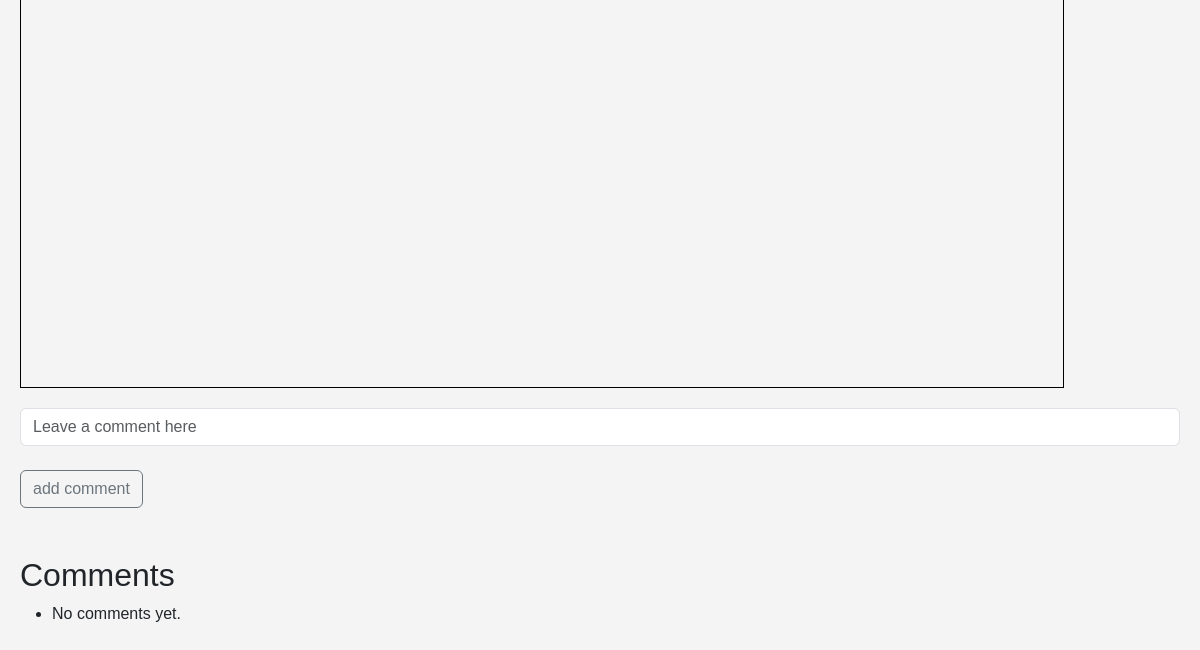
/course/BDA2 (signed in, lower part), run on an earlier commit of the app's database.
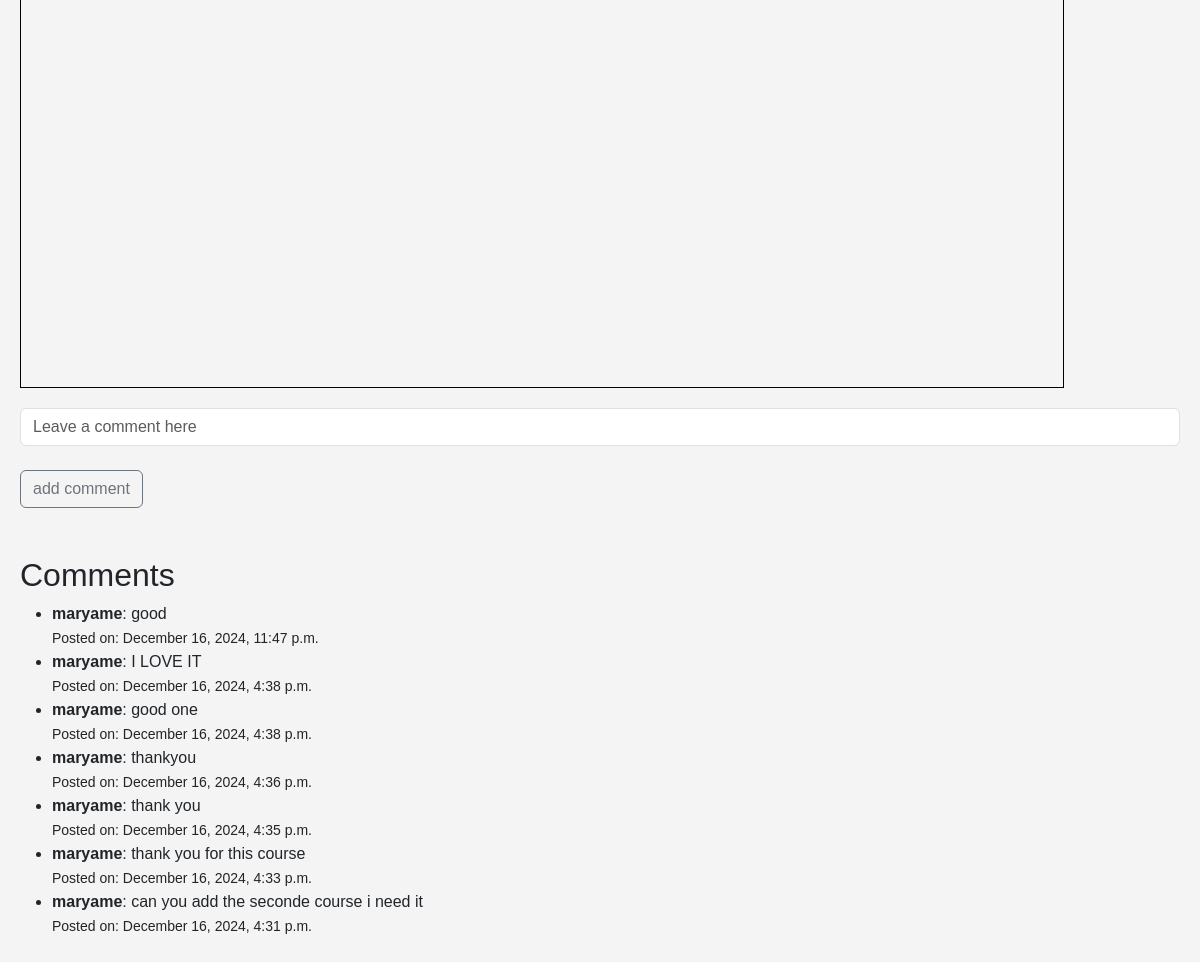
And on a later commit of the database.
### e_learning/models.py (models this page shows, shortened)
class Course(models.Model):
    course_name = models.CharField(max_length=100, unique=True)
    created_at = models.DateTimeField(auto_now_add=True)
    course_content=models.TextField(blank=True)
    course_documents=models.FileField(upload_to='documents/',null=True,blank=True)
    course_image=models.ImageField(upload_to='img/',null=True,blank=True)
    is_open=models.BooleanField(default=False)

class comments(models.Model):
    course=models.ForeignKey(Course , on_delete=models.CASCADE, related_name="course_comments")
    user=models.ForeignKey(User, on_delete=models.CASCADE, related_name="student_comments")
    comment=models.TextField(blank=False,null=False)
    created_at = models.DateTimeField(auto_now_add=True)
    class Meta:
        ordering = ['-created_at']

class User(AbstractUser):
    pass

### e_learning/views.py (the view, shortened to what this page needs)
# urls.py: path("course/<str:name>",views.course,name="course"),
@csrf_exempt
@login_required
def course(request,name):
    user=request.user
    course = Course.objects.get(course_name=name)
    subject = Subject.objects.get(course=course)
    commentss=comments.objects.filter(course=course)
    if request.method=="GET":
         return render(request, "e_learning/course.html",{"course":course,
                                                          "userr":user.username,
                                                          "commentss":commentss,
                                                     "subject":subject})

### e_learning/templates/e_learning/course.html (shortened to what this page needs)
{% extends "e_learning/layout.html" %}
{% load static %}
{% block body %}
<div style="font-size: 3em;">
    {% if course.course_documents %}
    <iframe src="{{ course.course_documents.url }}" style="width: 90%; height: 600px; border: solid 1px black;" allowfullscreen></iframe>
{% else %}
    <p>No document available.</p>
{% endif %}
</div>
<div class="form-floating">
    <form  method="post">
        <input type="text" class="form-control" id ="comment" placeholder="Leave a comment here" name="comment" required >
        <br>
        <button  class="btn btn-outline-secondary" id="commentt" type="submit">add comment</button>
    </form>
    </div><br><br>
    <div class="commentelement">
        <h2>Comments</h2>
    <ul id="commenttt">
    {% for c in commentss %}
        <li>
            <strong>{{ c.user.username }}</strong>: {{ c.comment}} <br>
            <small>Posted on: {{ c.created_at|date:"F j, Y, g:i a" }}</small>
        </li>
    {% empty %}
        <li>No comments yet.</li>
    {% endfor %}
    </ul>
    </div>
{% endblock %}

### e_learning/templates/e_learning/layout.html (shortened to what this page needs)
{% load static %}
<!DOCTYPE html>
<html lang="en">
    <head>
        <link href="https://cdn.jsdelivr.net/npm/bootstrap@5.3.3/dist/css/bootstrap.min.css" rel="stylesheet">
        <link rel="stylesheet" href="{% static 'e_learning/styles.css' %}" >
    </head>
    <body>
        <div class="body">
            {% block body %}
            {% endblock %}
        </div>
    </body>
    </html>

### e_learning/static/e_learning/styles.css (style rules this page uses)
body { font-family: Arial, sans-serif; background-color: #f4f4f4; margin: 0; padding: 20px; }

What changed in the data, as far as the page shows it:
added comments: user.username "maryame", comment "good", created_at "December 16, 2024, 11:47 p.m."
added comments: user.username "maryame", comment "I LOVE IT", created_at "December 16, 2024, 4:38 p.m."
added comments: user.username "maryame", comment "good one", created_at "December 16, 2024, 4:38 p.m."
added comments: user.username "maryame", comment "thankyou", created_at "December 16, 2024, 4:36 p.m."
added comments: user.username "maryame", comment "thank you", created_at "December 16, 2024, 4:35 p.m."
added comments: user.username "maryame", comment "thank you for this course", created_at "December 16, 2024, 4:33 p.m."
added comments: user.username "maryame", comment "can you add the seconde course i need it", created_at "December 16, 2024, 4:31 p.m."
Also different on the page:
text no longer shown: "No comments yet."
